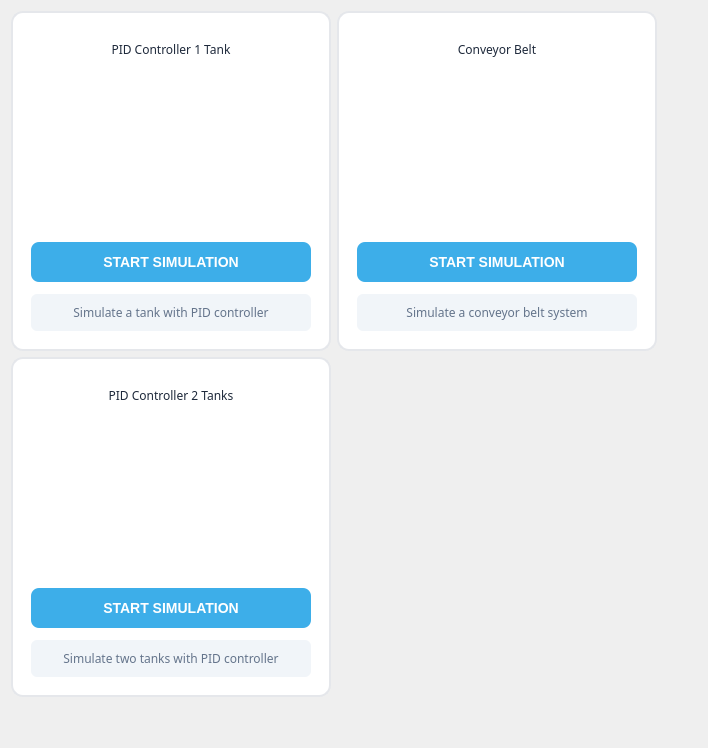
         <widget class="QWidget" name="ActiveSimulation">
          <property name="styleSheet">
           <string notr="true"/>
          </property>
          <layout class="QGridLayout" name="gridLayout">
           <item row="2" column="1">
            <spacer name="verticalSpacer_10">
             <property name="orientation">
              <enum>Qt::Vertical</enum>
             </property>
             <property name="sizeHint" stdset="0">
              <size>
               <width>20</width>
               <height>40</height>
              </size>
             </property>
            </spacer>
           </item>
           <item row="0" column="3">
            <spacer name="horizontalSpacer">
             <property name="orientation">
              <enum>Qt::Horizontal</enum>
             </property>
             <property name="sizeHint" stdset="0">
              <size>
               <width>40</width>
               <height>20</height>
              </size>
             </property>
            </spacer>
           </item>
           <item row="1" column="0" colspan="2">
            <widget class="QWidget" name="PIDMotor" native="true">
             <property name="minimumSize">
              <size>
               <width>320</width>
               <height>340</height>
              </size>
             </property>
             <property name="maximumSize">
              <size>
               <width>420</width>
               <height>340</height>
              </size>
             </property>
             <property name="styleSheet">
              <string notr="true">
                  #PIDMotor {
                    background-color: #ffffff;
                    border: 2px solid #e5e7eb;
                    border-radius: 12px;
                  }
                  #PIDMotor:hover {
                    border-color: #3daee9;
                  }
                </string>
             </property>
             <layout class="QVBoxLayout" name="verticalLayout_pidValves_2">
              <property name="spacing">
               <number>12</number>
              </property>
              <property name="leftMargin">
               <number>20</number>
              </property>
              <property name="topMargin">
               <number>20</number>
              </property>
              <property name="rightMargin">
               <number>20</number>
              </property>
              <property name="bottomMargin">
               <number>20</number>
              </property>
              <item>
               <widget class="QLabel" name="label_cardTitle_2">
                <property name="font">
                 <font>
                  <family>Segoe UI,Arial,sans-serif</family>
                 </font>
                </property>
                <property name="styleSheet">
                 <string notr="true">color: #1e293b; border: none;</string>
                </property>
                <property name="text">
                 <string>PID Controller 2 Tanks</string>
                </property>
                <property name="alignment">
                 <set>Qt::AlignCenter</set>
                </property>
               </widget>
              </item>
              <item>
               <widget class="QLabel" name="label_twoTanksPreview">
                <property name="minimumSize">
                 <size>
                  <width>150</width>
                  <height>150</height>
                 </size>
                </property>
                <property name="maximumSize">
                 <size>
                  <width>150</width>
                  <height>150</height>
                 </size>
                </property>
                <property name="styleSheet">
                 <string notr="true">border: none; background-color: transparent; margin: 10px;</string>
                </property>
                <property name="text">
                 <string/>
                </property>
                <property name="pixmap">
                 <pixmap resource="Resource.qrc">:/icon/media/icon/SVG vat.svg</pixmap>
                </property>
                <property name="scaledContents">
                 <bool>true</bool>
                </property>
                <property name="alignment">
                 <set>Qt::AlignCenter</set>
                </property>
               </widget>
              </item>
              <item>
               <widget class="QPushButton" name="pushButton_dualTank">
                <property name="minimumSize">
                 <size>
                  <width>0</width>
                  <height>40</height>
                 </size>
                </property>
                <property name="styleSheet">
                 <string notr="true">
                        QPushButton {
                          background-color: #3daee9;
                          color: white;
                          border-radius: 8px;
                          font-weight: bold;
                          font-size: 14px;
                        }
                        QPushButton:hover {
                          background-color: #2a9bd3;
                        }
                      </string>
                </property>
                <property name="text">
                 <string>START SIMULATION</string>
                </property>
                <property name="icon">
                 <iconset resource="Resource.qrc">
                  <normaloff>:/icon/media/icon/play-6-32.ico</normaloff>:/icon/media/icon/play-6-32.ico</iconset>
                </property>
                <property name="iconSize">
                 <size>
                  <width>24</width>
                  <height>24</height>
                 </size>
                </property>
                <property name="checkable">
                 <bool>true</bool>
                </property>
               </widget>
              </item>
              <item>
               <widget class="QLabel" name="label_cardBadge_2">
                <property name="font">
                 <font>
                  <family>Segoe UI,Arial,sans-serif</family>
                 </font>
                </property>
                <property name="styleSheet">
                 <string notr="true">
                        color: #64748b;
                        border: none;
                        background-color: #f1f5f9;
                        padding: 8px;
                        border-radius: 6px;
                      </string>
                </property>
                <property name="text">
                 <string>Simulate two tanks with PID controller</string>
                </property>
                <property name="alignment">
                 <set>Qt::AlignCenter</set>
                </property>
               </widget>
              </item>
             </layout>
            </widget>
           </item>
           <item row="0" column="0" colspan="2">
            <widget class="QWidget" name="singleTankCard" native="true">
             <property name="minimumSize">
              <size>
               <width>320</width>
               <height>340</height>
              </size>
             </property>
             <property name="maximumSize">
              <size>
               <width>420</width>
               <height>340</height>
              </size>
             </property>
             <property name="layoutDirection">
              <enum>Qt::LeftToRight</enum>
             </property>
             <property name="autoFillBackground">
              <bool>false</bool>
             </property>
             <property name="styleSheet">
              <string notr="true">
                  #singleTankCard {
                    background-color: #ffffff;
                    border: 2px solid #e5e7eb;
                    border-radius: 12px;
                  }
                  #singleTankCard:hover {
                    border-color: #3daee9;
                  }
                </string>
             </property>
             <layout class="QVBoxLayout" name="verticalLayout_pidValves">
              <property name="spacing">
               <number>12</number>
              </property>
              <property name="leftMargin">
               <number>20</number>
              </property>
              <property name="topMargin">
               <number>20</number>
              </property>
              <property name="rightMargin">
               <number>20</number>
              </property>
              <property name="bottomMargin">
               <number>20</number>
              </property>
              <item>
               <widget class="QLabel" name="label_cardTitle">
                <property name="font">
                 <font>
                  <family>Segoe UI,Arial,sans-serif</family>
                 </font>
                </property>
                <property name="styleSheet">
                 <string notr="true">color: #1e293b; border: none;</string>
                </property>
                <property name="text">
                 <string>PID Controller 1 Tank</string>
                </property>
                <property name="alignment">
                 <set>Qt::AlignCenter</set>
                </property>
               </widget>
              </item>
              <item>
               <widget class="QLabel" name="label_tankPreview">
                <property name="minimumSize">
                 <size>
                  <width>150</width>
                  <height>150</height>
                 </size>
                </property>
                <property name="maximumSize">
                 <size>
                  <width>150</width>
                  <height>150</height>
                 </size>
                </property>
                <property name="styleSheet">
                 <string notr="true">border: none; background-color: transparent; margin: 10px;</string>
                </property>
                <property name="text">
                 <string/>
                </property>
                <property name="pixmap">
                 <pixmap resource="Resource.qrc">:/icon/media/icon/SVG vat.svg</pixmap>
                </property>
                <property name="scaledContents">
                 <bool>true</bool>
                </property>
                <property name="alignment">
                 <set>Qt::AlignCenter</set>
                </property>
               </widget>
              </item>
              <item>
               <widget class="QPushButton" name="pushButton_PIDtankValve">
                <property name="minimumSize">
                 <size>
                  <width>0</width>
                  <height>40</height>
                 </size>
                </property>
                <property name="styleSheet">
                 <string notr="true">
                        QPushButton {
                          background-color: #3daee9;
                          color: white;
                          border-radius: 8px;
                          font-weight: bold;
                          font-size: 14px;
                        }
                        QPushButton:hover {
                          background-color: #2a9bd3;
                        }
                      </string>
                </property>
                <property name="text">
                 <string>START SIMULATION</string>
                </property>
                <property name="icon">
                 <iconset resource="Resource.qrc">
                  <normaloff>:/icon/media/icon/play-6-32.ico</normaloff>:/icon/media/icon/play-6-32.ico</iconset>
                </property>
                <property name="iconSize">
                 <size>
                  <width>24</width>
                  <height>24</height>
                 </size>
                </property>
                <property name="checkable">
                 <bool>true</bool>
                </property>
               </widget>
              </item>
              <item>
               <widget class="QLabel" name="label_cardBadge">
                <property name="font">
                 <font>
                  <family>Segoe UI,Arial,sans-serif</family>
                 </font>
                </property>
                <property name="styleSheet">
                 <string notr="true">
                        color: #64748b;
                        border: none;
                        background-color: #f1f5f9;
                        padding: 8px;
                        border-radius: 6px;
                      </string>
                </property>
                <property name="text">
                 <string>Simulate a tank with PID controller</string>
                </property>
                <property name="alignment">
                 <set>Qt::AlignCenter</set>
                </property>
               </widget>
              </item>
             </layout>
            </widget>
           </item>
           <item row="0" column="2">
            <widget class="QWidget" name="PIDConv" native="true">
             <property name="minimumSize">
              <size>
               <width>320</width>
               <height>340</height>
              </size>
             </property>
             <property name="maximumSize">
              <size>
               <width>420</width>
               <height>340</height>
              </size>
             </property>
             <property name="styleSheet">
              <string notr="true">
                  #PIDConv {
                    background-color: #ffffff;
                    border: 2px solid #e5e7eb;
                    border-radius: 12px;
                  }
                  #PIDConv:hover {
                    border-color: #3daee9;
                  }
                </string>
             </property>
             <layout class="QVBoxLayout" name="verticalLayout_pidValves_3">
              <property name="spacing">
               <number>12</number>
              </property>
              <property name="leftMargin">
               <number>20</number>
              </property>
              <property name="topMargin">
               <number>20</number>
              </property>
              <property name="rightMargin">
               <number>20</number>
              </property>
              <property name="bottomMargin">
               <number>20</number>
              </property>
              <item>
               <widget class="QLabel" name="label_cardTitle_3">
                <property name="font">
                 <font>
                  <family>Segoe UI,Arial,sans-serif</family>
                 </font>
                </property>
                <property name="styleSheet">
                 <string notr="true">color: #1e293b; border: none;</string>
                </property>
                <property name="text">
                 <string>Conveyor Belt</string>
                </property>
                <property name="alignment">
                 <set>Qt::AlignCenter</set>
                </property>
               </widget>
              </item>
              <item>
               <widget class="QLabel" name="label_conveyorPreview">
                <property name="minimumSize">
                 <size>
                  <width>150</width>
                  <height>150</height>
                 </size>
                </property>
                <property name="maximumSize">
                 <size>
                  <width>150</width>
                  <height>150</height>
                 </size>
                </property>
                <property name="styleSheet">
                 <string notr="true">border: none; background-color: transparent; margin: 10px;</string>
                </property>
                <property name="text">
                 <string/>
                </property>
                <property name="pixmap">
                 <pixmap resource="Resource.qrc">:/icon/media/icon/transportband.svg</pixmap>
                </property>
                <property name="scaledContents">
                 <bool>true</bool>
                </property>
                <property name="alignment">
                 <set>Qt::AlignCenter</set>
                </property>
               </widget>
              </item>
              <item>
               <widget class="QPushButton" name="pushButton_conveyor">
                <property name="minimumSize">
                 <size>
                  <width>0</width>
                  <height>40</height>
                 </size>
                </property>
                <property name="styleSheet">
                 <string notr="true">
                        QPushButton {
                          background-color: #3daee9;
                          color: white;
                          border-radius: 8px;
                          font-weight: bold;
                          font-size: 14px;
                        }
                        QPushButton:hover {
                          background-color: #2a9bd3;
                        }
                      </string>
                </property>
                <property name="text">
                 <string>START SIMULATION</string>
                </property>
                <property name="icon">
                 <iconset resource="Resource.qrc">
                  <normaloff>:/icon/media/icon/play-6-32.ico</normaloff>:/icon/media/icon/play-6-32.ico</iconset>
                </property>
                <property name="iconSize">
                 <size>
                  <width>24</width>
                  <height>24</height>
                 </size>
                </property>
                <property name="checkable">
                 <bool>true</bool>
                </property>
               </widget>
              </item>
              <item>
               <widget class="QLabel" name="label_cardBadge_3">
                <property name="font">
                 <font>
                  <family>Segoe UI,Arial,sans-serif</family>
                 </font>
                </property>
                <property name="styleSheet">
                 <string notr="true">
                        color: #64748b;
                        border: none;
                        background-color: #f1f5f9;
                        padding: 8px;
                        border-radius: 6px;
                      </string>
                </property>
                <property name="text">
                 <string>Simulate a conveyor belt system</string>
                </property>
                <property name="alignment">
                 <set>Qt::AlignCenter</set>
                </property>
               </widget>
              </item>
             </layout>
            </widget>
           </item>
          </layout>
         </widget>
